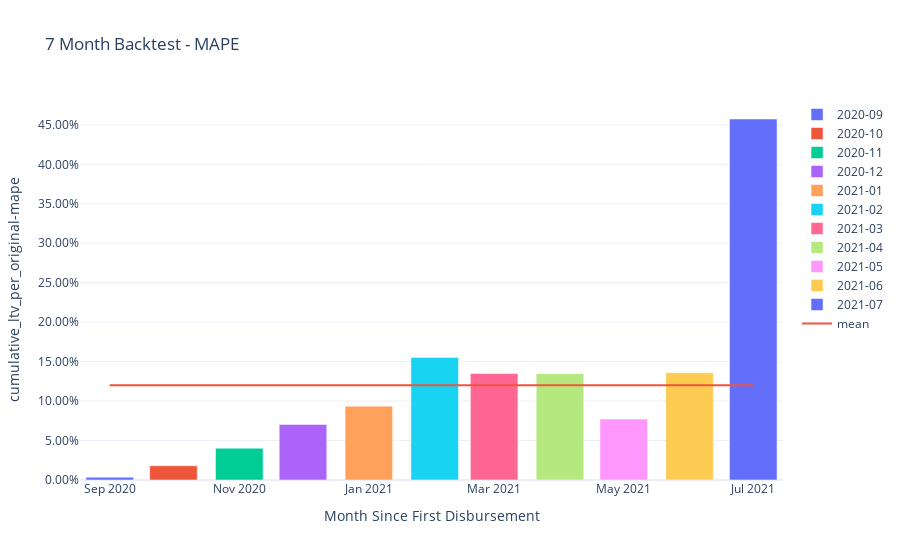

The cell this chart's notebook holds for it:
### Code cell
m2.plot_cohorts('cumulative_ltv_per_original-mape', 'backtest_report')

### Figure 1 — Plotly figure (JSON) as saved in the notebook; plotly's stock layout.template omitted (floating-point values rounded to 4 significant figures)
{"data": [{"name": "2020-09", "type": "bar", "x": ["2020-09"], "y": [0.0035]}, {"name": "2020-10", "type": "bar", "x": ["2020-10"], "y": [0.0181]}, {"name": "2020-11", "type": "bar", "x": ["2020-11"], "y": [0.0403]}, {"name": "2020-12", "type": "bar", "x": ["2020-12"], "y": [0.0704]}, {"name": "2021-01", "type": "bar", "x": ["2021-01"], "y": [0.0936]}, {"name": "2021-02", "type": "bar", "x": ["2021-02"], "y": [0.1554]}, {"name": "2021-03", "type": "bar", "x": ["2021-03"], "y": [0.1349]}, {"name": "2021-04", "type": "bar", "x": ["2021-04"], "y": [0.1348]}, {"name": "2021-05", "type": "bar", "x": ["2021-05"], "y": [0.0772]}, {"name": "2021-06", "type": "bar", "x": ["2021-06"], "y": [0.136]}, {"name": "2021-07", "type": "bar", "x": ["2021-07"], "y": [0.4575]}, {"mode": "lines", "name": "mean", "type": "scatter", "x": ["2020-09", "2020-10", "2020-11", "2020-12", "2021-01", "2021-02", "2021-03", "2021-04", "2021-05", "2021-06", "2021-07"], "y": [0.1202, 0.1202, 0.1202, 0.1202, 0.1202, 0.1202, 0.1202, 0.1202, 0.1202, 0.1202, 0.1202]}], "layout": {"title": {"text": "7 Month Backtest - MAPE"}, "xaxis": {"title": {"text": "Month Since First Disbursement"}}, "yaxis": {"tickformat": ".2%", "title": {"text": "cumulative_ltv_per_original-mape"}}}}
